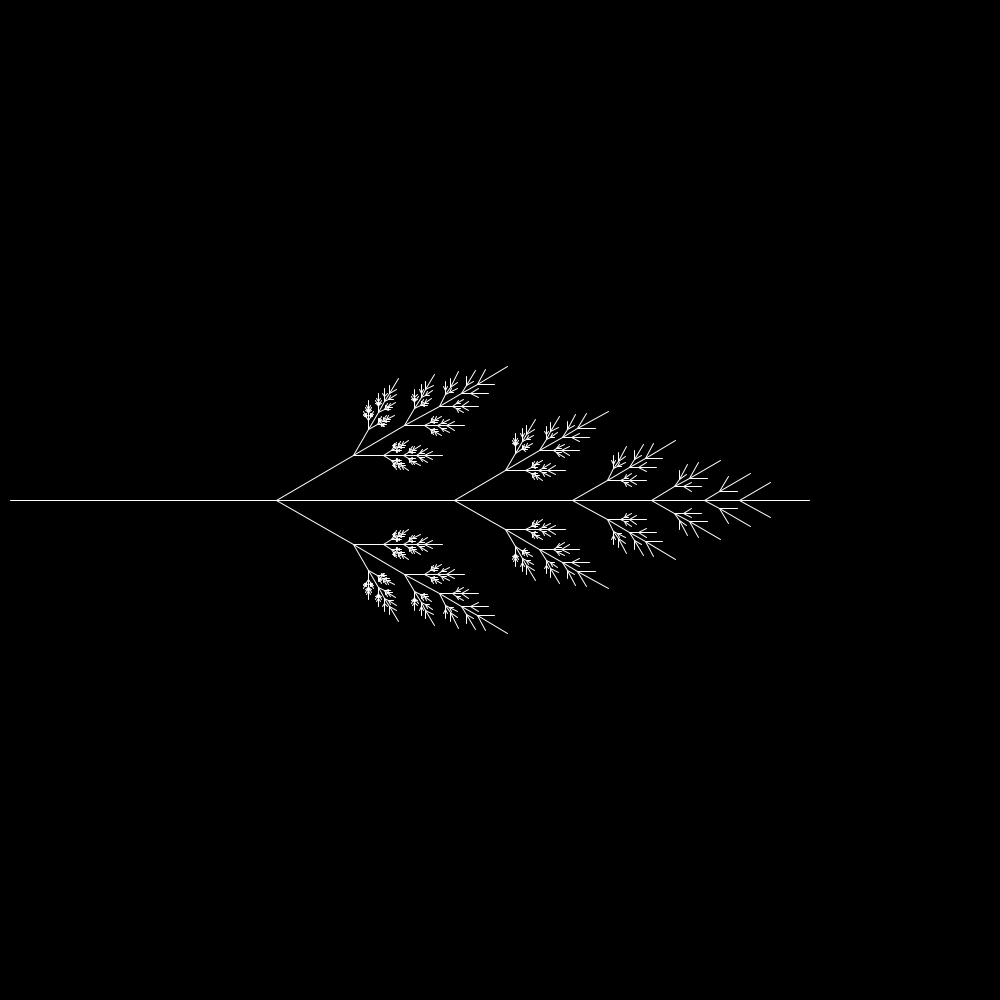
Frame 1 (no input)
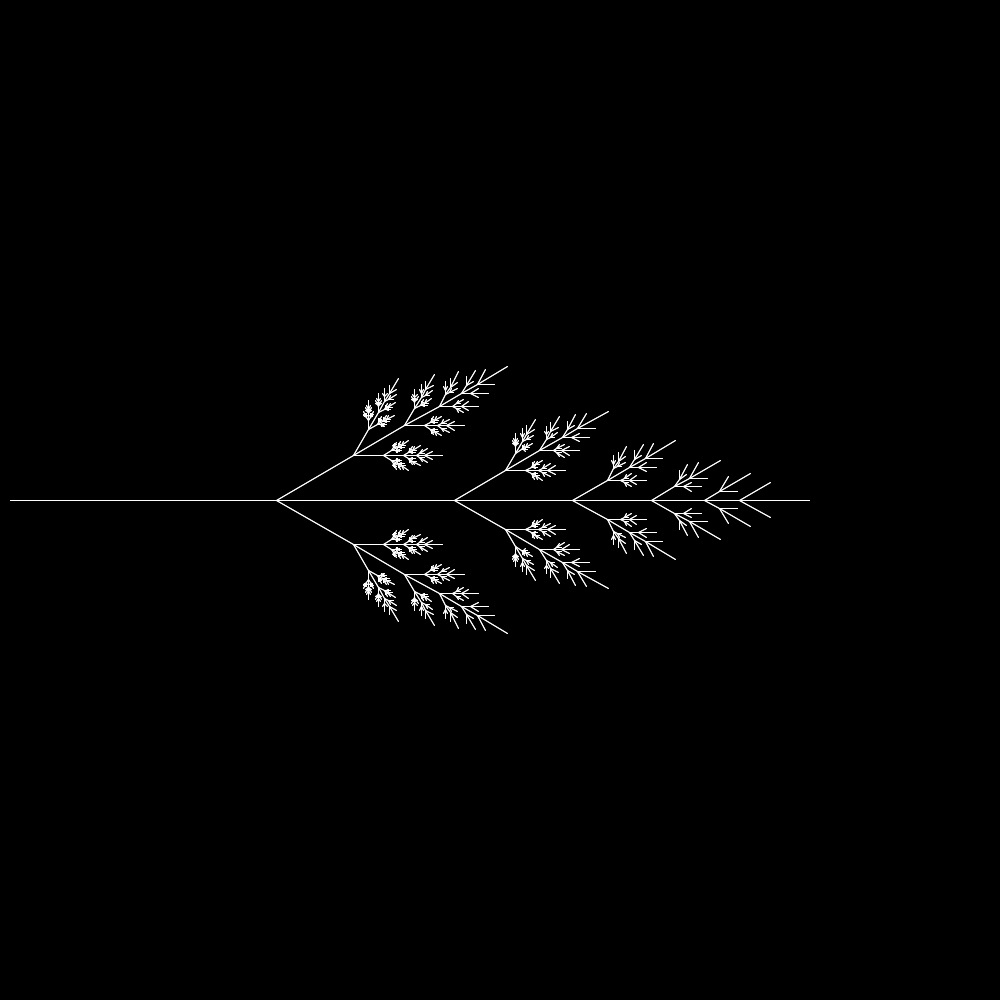
Frame 2 (the mouse pressed at the canvas centre, redrawn once)

The Processing sketch that drew these frames (run headless with seeded random() and noise(); the mouse was pressed at the canvas centre and the sketch redrawn once):

// Processing sketch: ex4_3_2
// ── ex4_3_2.pde
void setup() {
   size(1000,1000);
   background(0);
   stroke(color(255,255,255));
   noLoop();
}
void draw(){
  drawTree(6,800.0, 0,10,500);
  save("ex4_3_2");
}
void drawTree(int n, float leng, float angle,float x0, float y0) {        
   float x, y, angleR;
   angleR = 3.141592/ 180 * angle;
   if (n <= 0) { 
       x = leng*cos(angleR) + x0;
       y = leng*sin(angleR) + y0;
       line(x0, y0, x, y);
        }
     else{
       x = leng/3*cos(angleR) + x0;
       y = leng/3*sin(angleR) + y0;
       line(x0, y0, x, y);
        drawTree(n - 1, leng*2/3,angle,x, y);
        drawTree(n - 1, leng/3, angle + 30,x,y);
        drawTree(n - 1, leng/3, angle - 30,x,y);
     }
}
